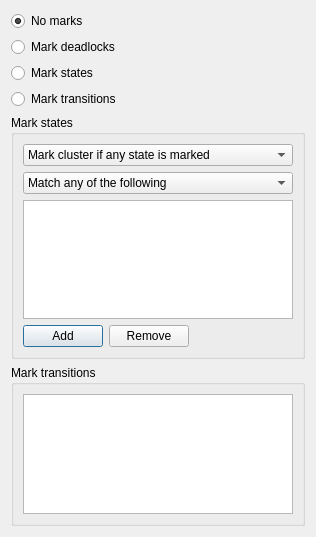
<?xml version="1.0" encoding="UTF-8"?>
<ui version="4.0">
 <class>MarkDialog</class>
 <widget class="QDialog" name="MarkDialog">
  <property name="geometry">
   <rect>
    <x>0</x>
    <y>0</y>
    <width>316</width>
    <height>537</height>
   </rect>
  </property>
  <property name="windowTitle">
   <string>Mark</string>
  </property>
  <layout class="QVBoxLayout" name="verticalLayout_5">
   <item>
    <layout class="QVBoxLayout" name="verticalLayout_4">
     <item>
      <layout class="QVBoxLayout" name="verticalLayout">
       <item>
        <widget class="QRadioButton" name="noMarks">
         <property name="text">
          <string>No marks</string>
         </property>
         <property name="checked">
          <bool>true</bool>
         </property>
         <attribute name="buttonGroup">
          <string>buttonGroup</string>
         </attribute>
        </widget>
       </item>
       <item>
        <widget class="QRadioButton" name="markDeadlocks">
         <property name="text">
          <string>Mark deadlocks</string>
         </property>
         <attribute name="buttonGroup">
          <string>buttonGroup</string>
         </attribute>
        </widget>
       </item>
       <item>
        <widget class="QRadioButton" name="markStates">
         <property name="text">
          <string>Mark states</string>
         </property>
         <attribute name="buttonGroup">
          <string>buttonGroup</string>
         </attribute>
        </widget>
       </item>
       <item>
        <widget class="QRadioButton" name="markTransitions">
         <property name="text">
          <string>Mark transitions</string>
         </property>
         <attribute name="buttonGroup">
          <string>buttonGroup</string>
         </attribute>
        </widget>
       </item>
      </layout>
     </item>
     <item>
      <widget class="QGroupBox" name="groupBox">
       <property name="title">
        <string>Mark states</string>
       </property>
       <layout class="QVBoxLayout" name="verticalLayout_3">
        <item>
         <layout class="QVBoxLayout" name="verticalLayout_2">
          <item>
           <widget class="QComboBox" name="clusterMatchStyle">
            <item>
             <property name="text">
              <string>Mark cluster if any state is marked</string>
             </property>
            </item>
            <item>
             <property name="text">
              <string>Mark cluster if all states are marked</string>
             </property>
            </item>
           </widget>
          </item>
          <item>
           <widget class="QComboBox" name="stateMatchStyle">
            <item>
             <property name="text">
              <string>Match any of the following</string>
             </property>
            </item>
            <item>
             <property name="text">
              <string>Match all of the following</string>
             </property>
            </item>
            <item>
             <property name="text">
              <string>Match the following separately</string>
             </property>
            </item>
           </widget>
          </item>
          <item>
           <widget class="QListWidget" name="markRuleList"/>
          </item>
          <item>
           <layout class="QHBoxLayout" name="horizontalLayout_2">
            <item>
             <widget class="QPushButton" name="add">
              <property name="text">
               <string>Add</string>
              </property>
             </widget>
            </item>
            <item>
             <widget class="QPushButton" name="remove">
              <property name="text">
               <string>Remove</string>
              </property>
             </widget>
            </item>
            <item>
             <spacer name="horizontalSpacer">
              <property name="orientation">
               <enum>Qt::Horizontal</enum>
              </property>
              <property name="sizeHint" stdset="0">
               <size>
                <width>40</width>
                <height>20</height>
               </size>
              </property>
             </spacer>
            </item>
           </layout>
          </item>
         </layout>
        </item>
       </layout>
      </widget>
     </item>
     <item>
      <widget class="QGroupBox" name="groupBox_2">
       <property name="title">
        <string>Mark transitions</string>
       </property>
       <layout class="QHBoxLayout" name="horizontalLayout">
        <item>
         <widget class="QListWidget" name="markedActionList"/>
        </item>
       </layout>
      </widget>
     </item>
    </layout>
   </item>
  </layout>
 </widget>
 <resources/>
 <connections/>
 <buttongroups>
  <buttongroup name="buttonGroup"/>
 </buttongroups>
</ui>
